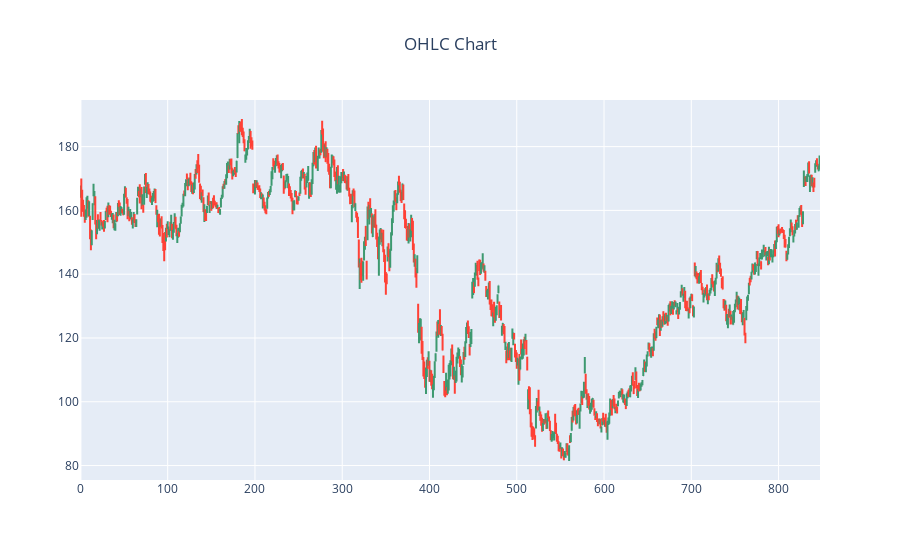

Write notebook code for a chart like this one.
### Code cell
import plotly.graph_objects as go
fig = go.Figure(data=go.Ohlc(x=df.index, open=df["Open"], high=df["High"], low=df["Low"], close=df["Close"]))
fig.update(layout_xaxis_rangeslider_visible=False)
fig.update_layout(title_text="OHLC Chart", title_x=0.5)
fig.show()

### Figure 1 — Plotly figure (JSON) as saved in the notebook; plotly's stock layout.template omitted (floating-point values rounded to 4 significant figures; data arrays with more than 128 entries replaced by an {"elided": "..."} marker saying what was removed)
{"data": [{"close": {"elided": "848 float values"}, "high": {"elided": "848 float values"}, "low": {"elided": "848 float values"}, "open": {"elided": "848 float values"}, "type": "ohlc", "x": {"elided": "848 int values"}}], "layout": {"title": {"text": "OHLC Chart", "x": 0.5}, "xaxis": {"rangeslider": {"visible": false}}}}
